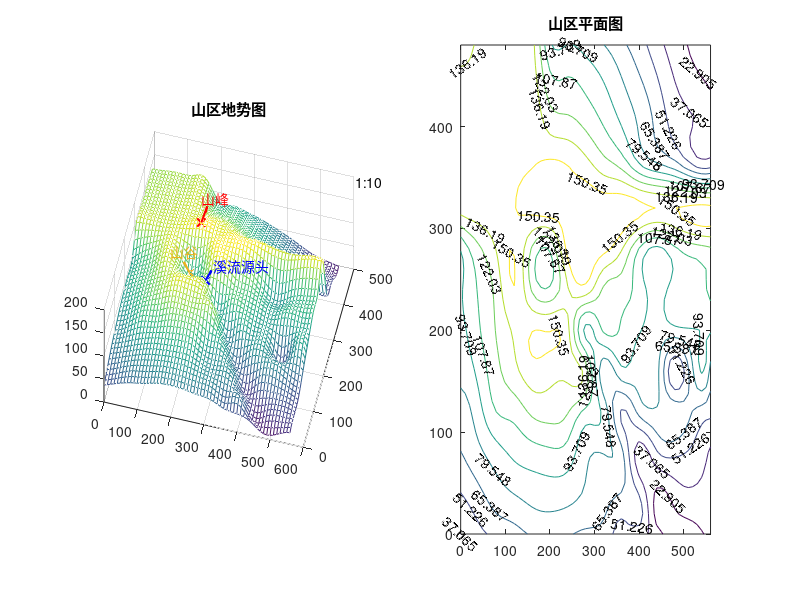

MATLAB code for this plot:
X=0:40:560;
Y=0:40:480;
[x,y]=meshgrid(X,Y);
z=[37 47 55 60 67 69 67 62 58 45 40 30 10 15 25
    51 62 73 80 85 87 85 78 72 65 50 20 30 35 32 
    65 76 88 97 102 105 102 83 80 70 30 50 55 48 35 
    74 88 108 113 125 128 123 104 90 50 70 78 75 65 55 
    83 98 118 132 145 142 140 130 70 90 85 84 38 78 75 
    88 106 123 139 150 150 140 90 110 106 95 87 90 93 95 
    91 109 127 150 120 110 135 145 120 115 101 88 100 105 110 
    95 119 137 150 120 110 155 160 155 138 107 90 105 115 120 
    143 145 146 150 155 160 155 160 160 160 155 150 150 155 155 
    142 143 145 148 150 155 151 143 130 120 98 85 75 55 50 
    138 141 143 145 147 132 128 120 108 94 78 62 46 37 35 
    137 139 141 143 144 114 111 105 95 82 69 54 38 30 21 
    135 137 139 140 141 96 94 88 80 69 57 43 29 21 15];
% mesh(x,y,z)
%% 
xi=linspace(-3,3,300);
xi=0:10:560;yi=0:10:480;
[XI,YI]=meshgrid(xi,yi);
ZI=interp2(x,y,z,XI,YI,'spline');


figure %生成图窗
set(gcf,'position',[250 300 1000 400])

subplot(1,2,1);
mesh(XI,YI,ZI);
hold on;
% 箭头矢量的大小
vector_size = 15;

% 山峰、山谷和溪流的位置
peak = [192, 332, interp2(XI, YI, ZI, 192, 332)];
valley = [176, 268, interp2(XI, YI, ZI, 176, 268)];
stream_source = [240, 216, interp2(XI, YI, ZI, 240, 216)];

% 调整摄影机位置
campos([873.7  -1632.6  1648]);

% 在地形图上标记山峰、山谷和溪流
quiver3(peak(1), peak(2), peak(3), vector_size, vector_size, vector_size+15, 'r', 'LineWidth', 1.5, "Marker","x");
text(peak(1), peak(2), peak(3) + 50, '山峰', 'Color', 'r');

quiver3(valley(1), valley(2), valley(3), -vector_size, -vector_size, vector_size+20, 'Color', [0.9290 0.6940 0.1250],'LineWidth', 1.5, "Marker","x");
text(valley(1)-50, valley(2)-20, valley(3) + 50, '山谷', 'Color', [0.9290 0.6940 0.1250]);

quiver3(stream_source(1), stream_source(2), stream_source(3), vector_size, vector_size, vector_size, 'b', 'LineWidth', 1.5, "Marker","x");
text(stream_source(1)+20, stream_source(2)+10, stream_source(3) + 25, '溪流源头', 'Color', 'b');
title('山区地势图');
text(400, 700, '比例尺: 1:10', 'Color', 'k');
hold off;
%%
subplot(1,2,2);
h=contour(XI,YI,ZI);
clabel(h)
title('山区平面图')
result = [XI,YI,ZI];
disp("插值出的每100m的网格数据已存放在result中！")
